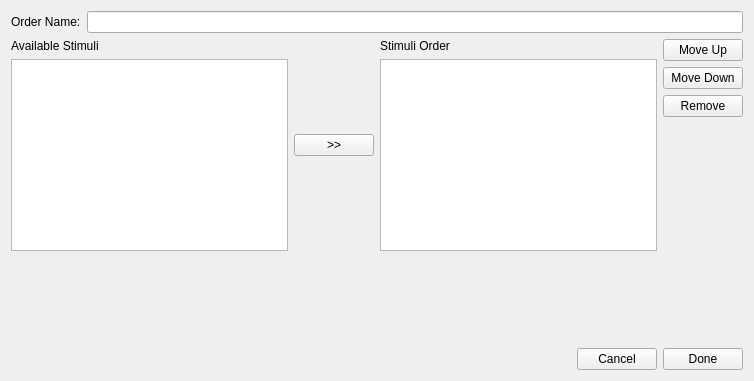
<?xml version="1.0" encoding="UTF-8"?>
<ui version="4.0">
 <class>HStimulusOrderEditorForm</class>
 <widget class="QWidget" name="HStimulusOrderEditorForm">
  <property name="geometry">
   <rect>
    <x>0</x>
    <y>0</y>
    <width>754</width>
    <height>381</height>
   </rect>
  </property>
  <property name="windowTitle">
   <string>Form</string>
  </property>
  <layout class="QVBoxLayout" name="verticalLayout_4">
   <item>
    <layout class="QHBoxLayout" name="horizontalLayout">
     <item>
      <widget class="QLabel" name="label">
       <property name="text">
        <string>Order Name:</string>
       </property>
      </widget>
     </item>
     <item>
      <widget class="QLineEdit" name="lineeditName"/>
     </item>
    </layout>
   </item>
   <item>
    <layout class="QHBoxLayout" name="horizontalLayout_2">
     <item>
      <layout class="QVBoxLayout" name="verticalLayout">
       <item>
        <widget class="QLabel" name="label_2">
         <property name="text">
          <string>Available Stimuli</string>
         </property>
        </widget>
       </item>
       <item>
        <widget class="QListView" name="listviewStimuli"/>
       </item>
      </layout>
     </item>
     <item>
      <widget class="QPushButton" name="pbAdd">
       <property name="text">
        <string>&gt;&gt;</string>
       </property>
      </widget>
     </item>
     <item>
      <layout class="QVBoxLayout" name="verticalLayout_2">
       <item>
        <widget class="QLabel" name="label_3">
         <property name="text">
          <string>Stimuli Order</string>
         </property>
        </widget>
       </item>
       <item>
        <widget class="QListView" name="listviewOrder"/>
       </item>
      </layout>
     </item>
     <item>
      <layout class="QVBoxLayout" name="verticalLayout_3">
       <item>
        <widget class="QPushButton" name="pbMoveUp">
         <property name="text">
          <string>Move Up</string>
         </property>
        </widget>
       </item>
       <item>
        <widget class="QPushButton" name="pbMoveDown">
         <property name="text">
          <string>Move Down</string>
         </property>
        </widget>
       </item>
       <item>
        <widget class="QPushButton" name="pbRemove">
         <property name="text">
          <string>Remove</string>
         </property>
        </widget>
       </item>
       <item>
        <spacer name="verticalSpacer">
         <property name="orientation">
          <enum>Qt::Vertical</enum>
         </property>
         <property name="sizeHint" stdset="0">
          <size>
           <width>20</width>
           <height>40</height>
          </size>
         </property>
        </spacer>
       </item>
      </layout>
     </item>
    </layout>
   </item>
   <item>
    <spacer name="verticalSpacer_2">
     <property name="orientation">
      <enum>Qt::Vertical</enum>
     </property>
     <property name="sizeHint" stdset="0">
      <size>
       <width>20</width>
       <height>37</height>
      </size>
     </property>
    </spacer>
   </item>
   <item>
    <layout class="QHBoxLayout" name="horizontalLayout_3">
     <item>
      <spacer name="horizontalSpacer">
       <property name="orientation">
        <enum>Qt::Horizontal</enum>
       </property>
       <property name="sizeHint" stdset="0">
        <size>
         <width>40</width>
         <height>20</height>
        </size>
       </property>
      </spacer>
     </item>
     <item>
      <widget class="QPushButton" name="pbCancel">
       <property name="text">
        <string>Cancel</string>
       </property>
      </widget>
     </item>
     <item>
      <widget class="QPushButton" name="pbDone">
       <property name="text">
        <string>Done</string>
       </property>
      </widget>
     </item>
    </layout>
   </item>
  </layout>
 </widget>
 <resources/>
 <connections/>
</ui>
